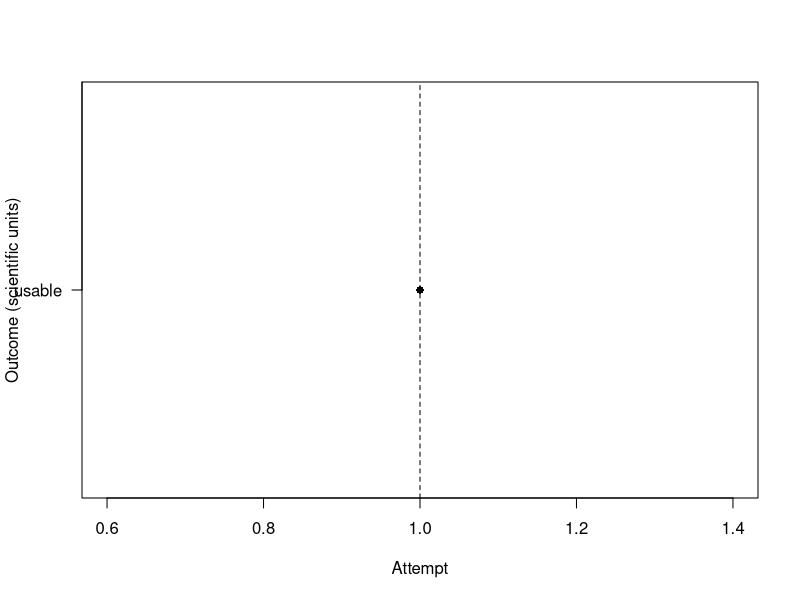

Write the R code that produced this figure.
## ---- chunk 1
knitr::opts_chunk$set(
echo = TRUE,
message = FALSE,
warning = FALSE
)
set.seed(25) # for reproducible chaos
## ---- chunk 2
cat_profile <- list(
name = sample(c("Miso", "Pickles", "Sir Floof", "Chairman Meow", "Bean"), 1),
mood = sample(c("cooperative", "suspicious", "chaotic neutral", "sleepy", "feral holiday gremlin"), 1),
floof_level = sample(1:10, 1),
zoomies_probability = runif(1, 0.1, 0.9)
)
cat_profile



## ---- chunk 3
caption_bank <- list(
opener = c("Meowy Christmas!", "Happy Pawlidays!", "Season’s Greetings!", "Merry Catmas!"),
middle = c(
"May your treats be plentiful",
"May your boxes be infinite",
"May your ornaments survive",
"May your naps be uninterrupted"
),
closer = c("Love," , "With judgement," , "Respectfully," , "PSPSPS," )
)

make_caption <- function(name) {
paste(
sample(caption_bank$opener, 1),
sample(caption_bank$middle, 1),
"\n\n",
sample(caption_bank$closer, 1),
name
)
}

caption <- make_caption(cat_profile$name)
cat(caption)


## ---- chunk 4
# Convert mood to a "compliance" multiplier
mood_multiplier <- function(mood) {
  switch(
    mood,
    cooperative = 1.25,
    sleepy = 1.05,
    suspicious = 0.85,
    "chaotic neutral" = 0.75,
    "feral holiday gremlin" = 0.55,
    0.8
  )
}


simulate_attempt <- function(treats, floof, zoomies_p, mood) {
  vibe <- mood_multiplier(mood)
  
  
  # probabilities (bounded in [0,1])
  in_frame_p <- pmin(0.95, 0.35 + 0.05 * treats + 0.02 * floof) * vibe
  eyes_open_p <- pmin(0.98, 0.55 + 0.03 * treats) * vibe
  no_incident_p <- pmax(0.05, 0.90 - 0.12 * zoomies_p) * (2 - vibe) # chaos increases incidents
  
  
  in_frame <- runif(1) < in_frame_p
  eyes_open <- runif(1) < eyes_open_p
  no_incident <- runif(1) < no_incident_p
  
  
  usable <- in_frame && eyes_open && no_incident
  
  
  outcome <- if (usable) {
    "usable"
  } else if (!in_frame) {
    "cat has left the scene"
  } else if (!eyes_open) {
    "blink captured (art)"
  } else {
    "accessory incident"
  }
  
  
  list(
    usable = usable,
    in_frame = in_frame,
    eyes_open = eyes_open,
    no_incident = no_incident,
    outcome = outcome
  )
}


run_session <- function(n_attempts = 30, starting_treats = 0) {
  treats <- starting_treats
  attempts <- vector("list", n_attempts)
  
  
  for (i in seq_len(n_attempts)) {
    # deploy treats strategically: increase when failure piles up
    if (i %% 5 == 0) treats <- treats + 1
    
    
    attempts[[i]] <- c(list(
      attempt = i,
      treats = treats
    ), simulate_attempt(
      treats = treats,
      floof = cat_profile$floof_level,
      zoomies_p = cat_profile$zoomies_probability,
      mood = cat_profile$mood
    ))
    
    
    # stop early if we got a usable photo
    if (attempts[[i]]$usable) break
  }
  
  
  df <- do.call(rbind, lapply(attempts, function(x) {
    if (is.null(x)) return(NULL)
    data.frame(
      attempt = x$attempt,
      treats = x$treats,
      usable = x$usable,
      outcome = x$outcome,
      stringsAsFactors = FALSE
    )
  }))
  
  
  df
}


session <- run_session(n_attempts = 40)
head(session, 10)
## ---- chunk 5
usable_row <- which(session$usable)
if (length(usable_row) > 0) {
  i <- usable_row[1]
  paste(
    "SUCCESS after", session$attempt[i], "attempt(s) using",
    session$treats[i], "treat tier(s)."
  )
} else {
  "No usable photos. The cat has won."
}

## ---- chunk 6
# Encode outcomes for plotting

outcome_levels <- c("usable", "blink captured (art)", "accessory incident", "cat has left the scene")

session$outcome <- factor(session$outcome, levels = outcome_levels)

plot(
  x = session$attempt,
  y = as.numeric(session$outcome),
  xlab = "Attempt",
  ylab = "Outcome (scientific units)",
  yaxt = "n",
  pch = 16
)
axis(2, at = seq_along(outcome_levels), labels = outcome_levels, las = 2)

abline(v = which(session$usable), lty = 2)

## ---- chunk 7
cat_ascii <- c(
"      /\\_/\\",
"     ( o.o )   * jingles ominously *",
"      > ^ <",
"",
"  [ Christmas Postcard Prototype ]"
)

cat(paste(cat_ascii, collapse = "\n"), "\n\n")
cat(caption, "\n")

## ---- chunk 8
postcard_text <- paste(cat_ascii, collapse = "\n")
postcard_text <- paste(postcard_text, "\n\n", caption)

outfile <- "postcard.txt"
writeLines(postcard_text, con = outfile)
outfile
